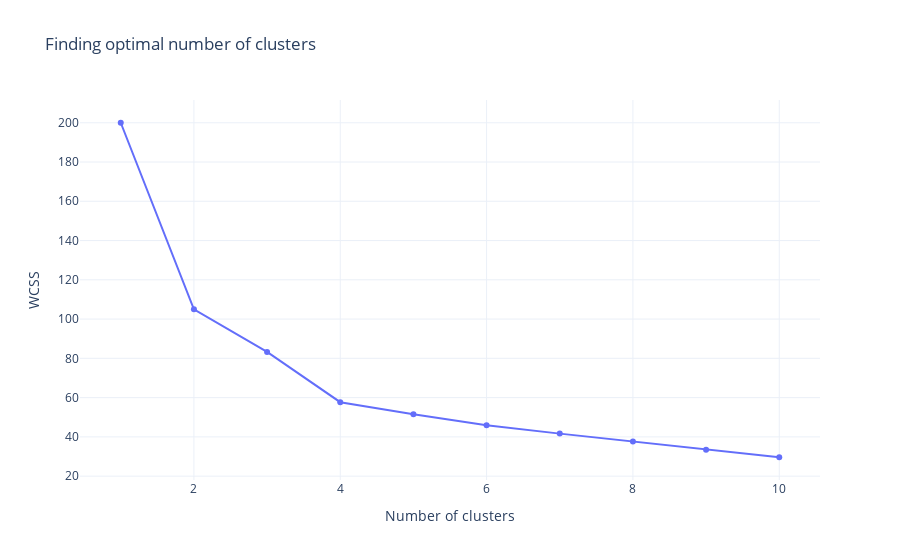

Here is the notebook cell this chart was saved with:
### Markdown cell above
### ***Método del codo.***


La idea básica detrás de los método $k$-means, es definir clusters tales que ***WCSS*** se minimiza. Recordemos que ***WCSS*** mide la compacidad del agrupamiento y queremos que sea lo más pequeño posible.

El método codo analiza el ***WCSS*** como una función del número de clusters. Se debe elegir una cantidad de clusers de tal forma que agregar otro cluster no mejore mucho el valor ***WCSS***.

El número óptimo de clústeres se puede definir de la siguiente manera:

1. Calcule el algoritmo de clustering $k$-means para diferentes valores de $k$. Puede variar $k$ de 1 a 10 grupos.

2. Para cada $k$, calcule ***WCSS***.

3. Trazar la curva de ***WCSS*** según el número de clusters $k$.

4. La ubicación de una curva (codo) en el plot generalmente se considera como un indicador del número adecuado de clusters.

Tenga en cuenta que el método del codo a veces es ambiguo.

### Code cell
elbow_plot(df_usarrests, n=10, scaled_data=False)

### Figure 1 — Plotly figure (JSON) as saved in the notebook; plotly's stock layout.template omitted (floating-point values rounded to 4 significant figures)
{"data": [{"hovertemplate": "n_clusters=%{x}<br>WCSS=%{y}<extra></extra>", "legendgroup": "", "line": {"color": "#636efa", "dash": "solid"}, "marker": {"symbol": "circle"}, "mode": "lines+markers", "name": "", "orientation": "v", "showlegend": false, "type": "scatter", "x": [1, 2, 3, 4, 5, 6, 7, 8, 9, 10], "xaxis": "x", "y": [200.0, 105.0, 83.26, 57.67, 51.58, 45.88, 41.66, 37.68, 33.38, 29.62], "yaxis": "y"}], "layout": {"legend": {"tracegroupgap": 0}, "title": {"text": "Finding optimal number of clusters"}, "xaxis": {"anchor": "y", "domain": [0, 1], "title": {"text": "Number of clusters"}}, "yaxis": {"anchor": "x", "domain": [0, 1], "title": {"text": "WCSS"}}}}
